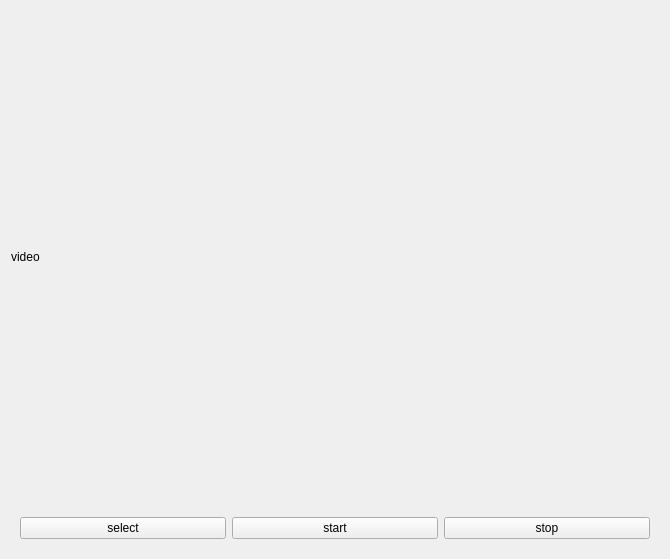
<?xml version="1.0" encoding="UTF-8"?>
<ui version="4.0">
 <class>Form</class>
 <widget class="QWidget" name="Form">
  <property name="geometry">
   <rect>
    <x>0</x>
    <y>0</y>
    <width>670</width>
    <height>559</height>
   </rect>
  </property>
  <property name="windowTitle">
   <string>Form</string>
  </property>
  <layout class="QVBoxLayout" name="verticalLayout">
   <item>
    <widget class="QLabel" name="label_video">
     <property name="sizePolicy">
      <sizepolicy hsizetype="Expanding" vsizetype="Expanding">
       <horstretch>0</horstretch>
       <verstretch>0</verstretch>
      </sizepolicy>
     </property>
     <property name="text">
      <string>video</string>
     </property>
    </widget>
   </item>
   <item>
    <widget class="QWidget" name="widget" native="true">
     <property name="sizePolicy">
      <sizepolicy hsizetype="Preferred" vsizetype="Fixed">
       <horstretch>0</horstretch>
       <verstretch>0</verstretch>
      </sizepolicy>
     </property>
     <layout class="QHBoxLayout" name="horizontalLayout">
      <item>
       <widget class="QPushButton" name="pushButton_select">
        <property name="text">
         <string>select</string>
        </property>
       </widget>
      </item>
      <item>
       <widget class="QPushButton" name="pushButton_start">
        <property name="text">
         <string>start</string>
        </property>
       </widget>
      </item>
      <item>
       <widget class="QPushButton" name="pushButton_stop">
        <property name="text">
         <string>stop</string>
        </property>
       </widget>
      </item>
     </layout>
    </widget>
   </item>
  </layout>
 </widget>
 <resources/>
 <connections/>
</ui>
